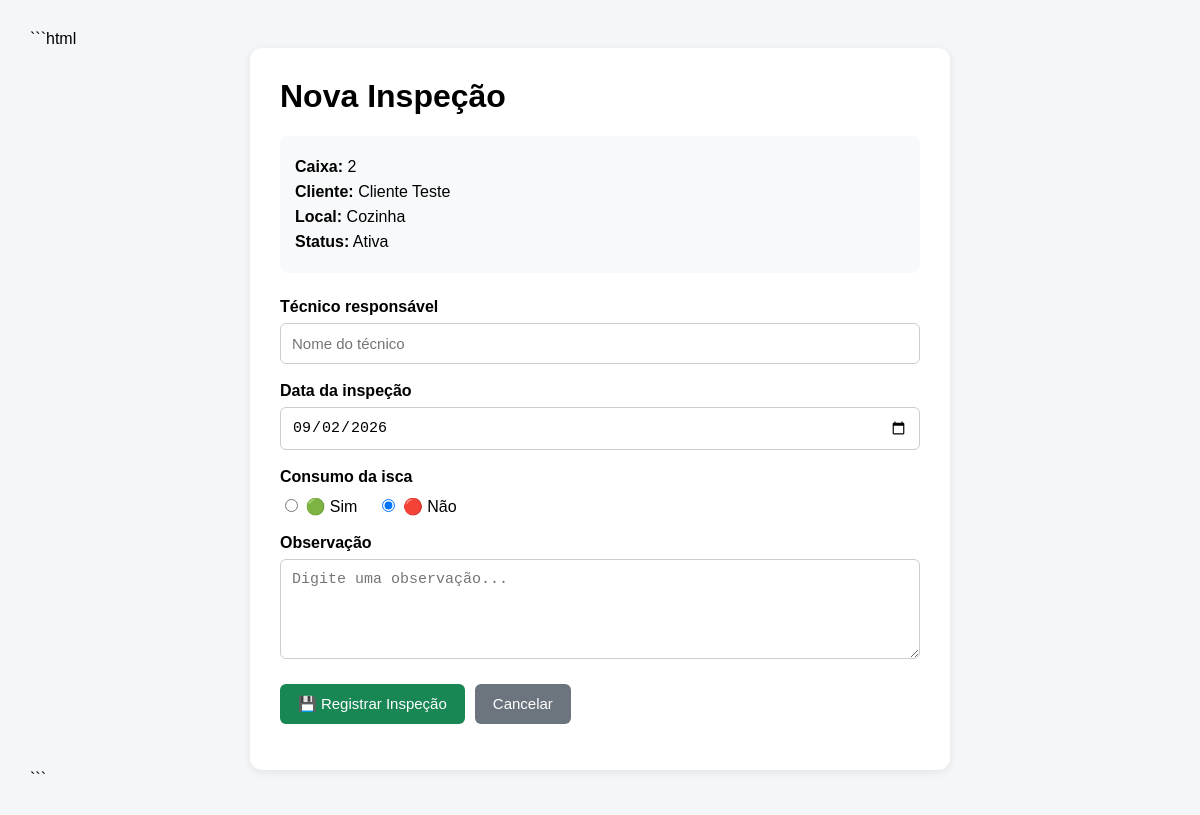
Before: /nova-inspecao/2 with the older database file.
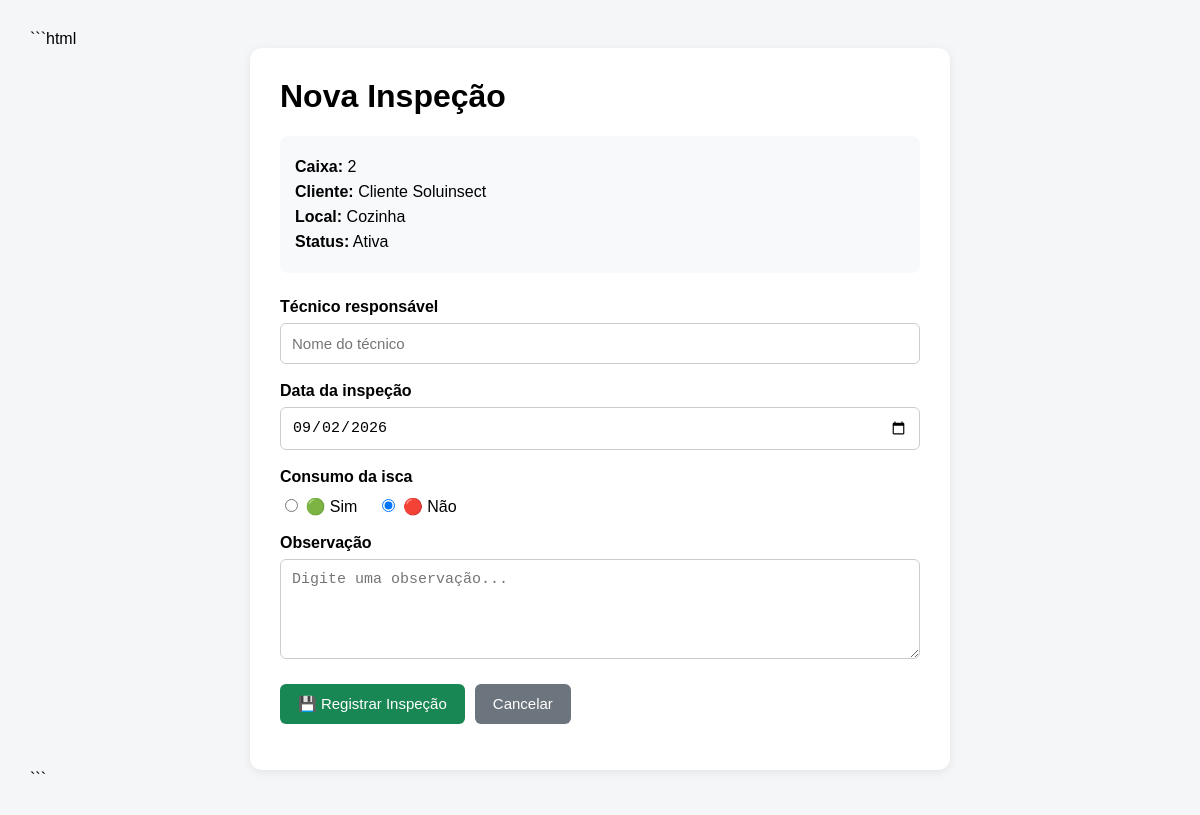
After: the same page with the newer database file.
### tables this page shows
CREATE TABLE clientes (
    id INTEGER PRIMARY KEY AUTOINCREMENT,
    nome TEXT NOT NULL,
    telefone TEXT,
    email TEXT
);

### app.py (the view, shortened to what this page needs)
@app.route("/nova-inspecao/<int:caixa_id>", methods=["GET", "POST"])
def nova_inspecao_caixa(caixa_id):
    conexao = conectar_banco()
    caixa = conexao.execute(
        """
        SELECT
            caixas.id,
            caixas.local,
            caixas.status,
            clientes.nome AS cliente_nome
        FROM caixas
        JOIN clientes
            ON caixas.cliente_id = clientes.id
        WHERE caixas.id = ?
        """,
        (caixa_id,)
    ).fetchone()
    if caixa is None:
        conexao.close()
        return "Caixa não encontrada"
    conexao.close()
    return render_template(
        "nova_inspecao_caixa.html",
        caixa=caixa
    )

### app.py (called while the page is built)
def conectar_banco():
    conexao = sqlite3.connect("database.db")
    conexao.row_factory = sqlite3.Row
    return conexao

### templates/nova_inspecao_caixa.html (shortened to what this page needs)
<!DOCTYPE html>
<html lang="pt-BR">
<head>
</head>
<body>
    <div class="container">
        <div class="card">
            <h1>Nova Inspeção</h1>
            <div class="informacoes">
                <p><strong>Caixa:</strong> {{ caixa.id }}</p>
                <p><strong>Cliente:</strong> {{ caixa.cliente_nome }}</p>
                <p><strong>Local:</strong> {{ caixa.local }}</p>
                <p><strong>Status:</strong> {{ caixa.status }}</p>
            </div>
            <form method="POST">
                <label for="tecnico">Técnico responsável</label>
                <input
                    type="text"
                    id="tecnico"
                    name="tecnico"
                    placeholder="Nome do técnico"
                    required
                >
                <label for="data">Data da inspeção</label>
                <input
                    type="date"
                    id="data"
                    name="data"
                    required
                >
                <label>Consumo da isca</label>
                <div class="consumo">
                    <label>
                        <input
                            type="radio"
                            name="consumo"
                            value="Sim"
                            required
                        >
                        🟢 Sim
                    </label>
                    <label>
                        <input
                            type="radio"
                            name="consumo"
                            value="Não"
                            checked
                        >
                        🔴 Não
                    </label>
                </div>
                <label for="observacao">Observação</label>
                <textarea
                    id="observacao"
                    name="observacao"
                    placeholder="Digite uma observação..."
                ></textarea>
                <div class="botoes">
                    <button type="submit">
                        💾 Registrar Inspeção
                    </button>
                    <a
                        class="cancelar"
                        href="/historico-caixa/{{ caixa.id }}"
                    >
                        Cancelar
                    </a>
                </div>
            </form>
        </div>
    </div>
</body>
</html>

Changed rows visible on the page:
changed clientes: cliente_nome "Cliente Teste" → "Cliente Soluinsect"
